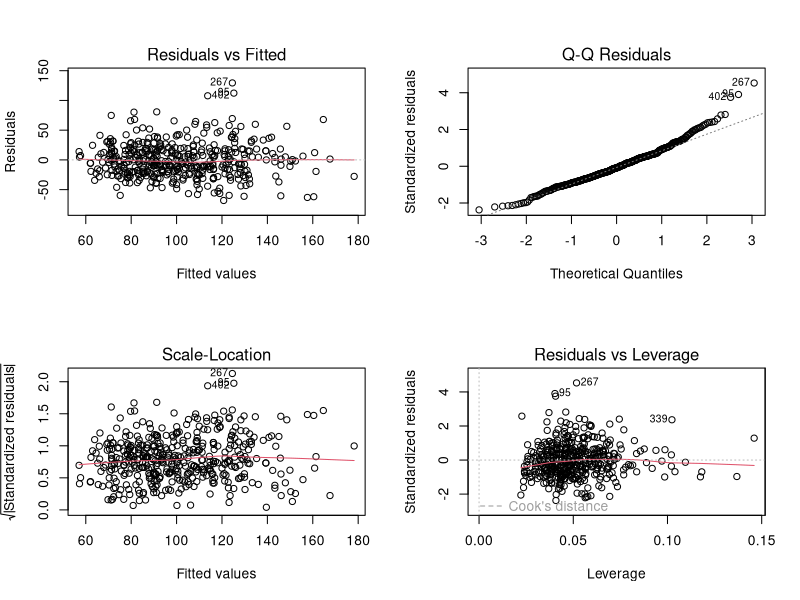
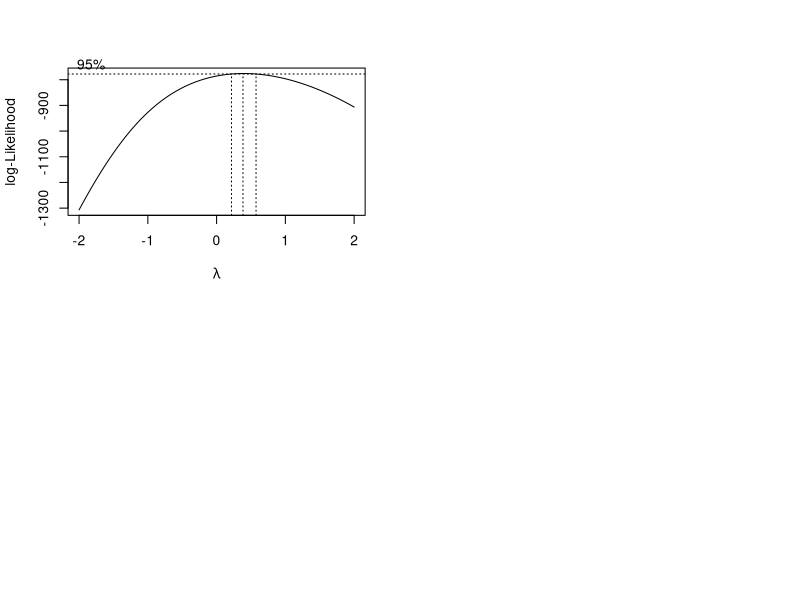
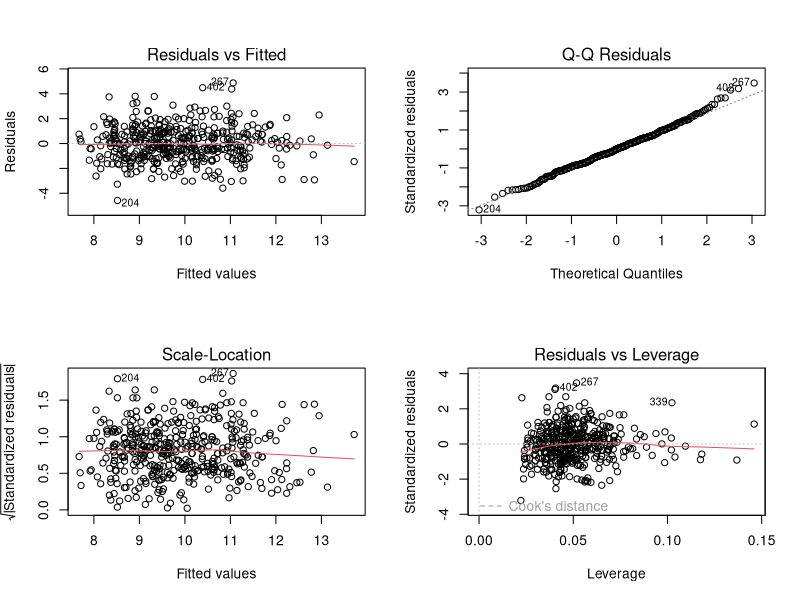
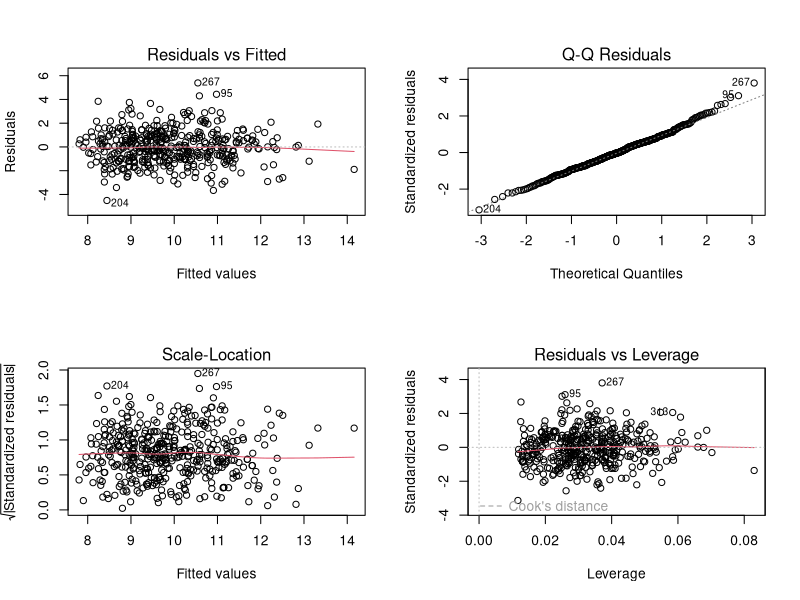
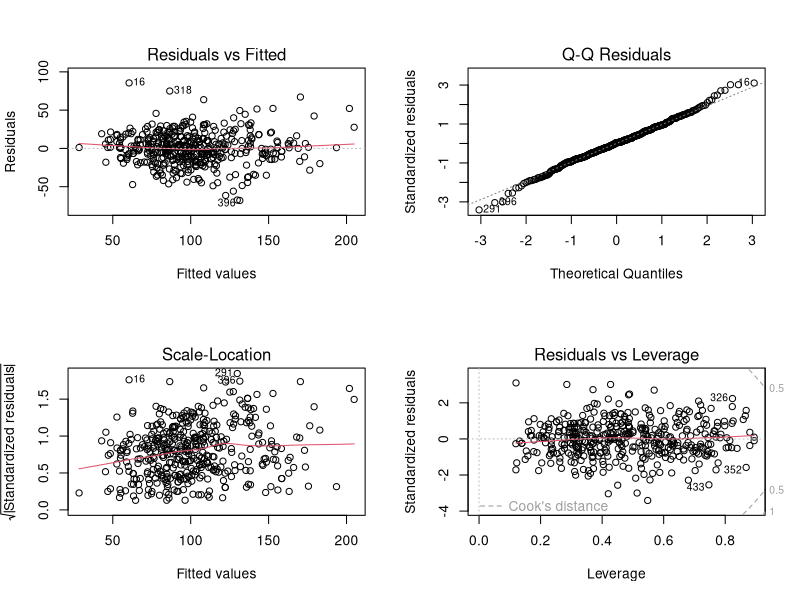
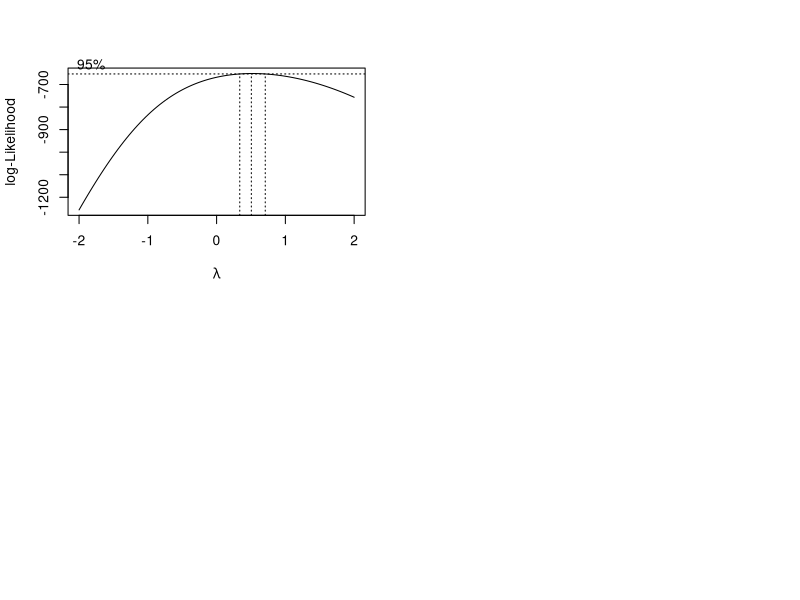
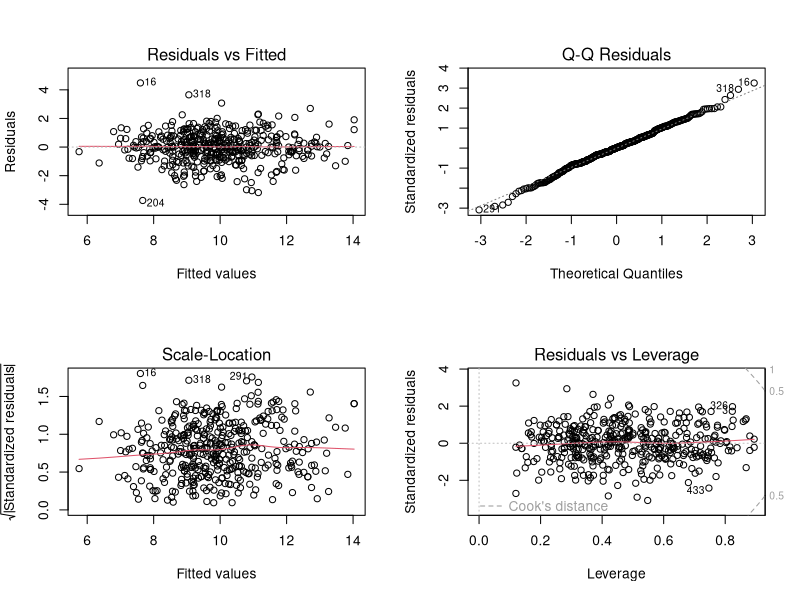
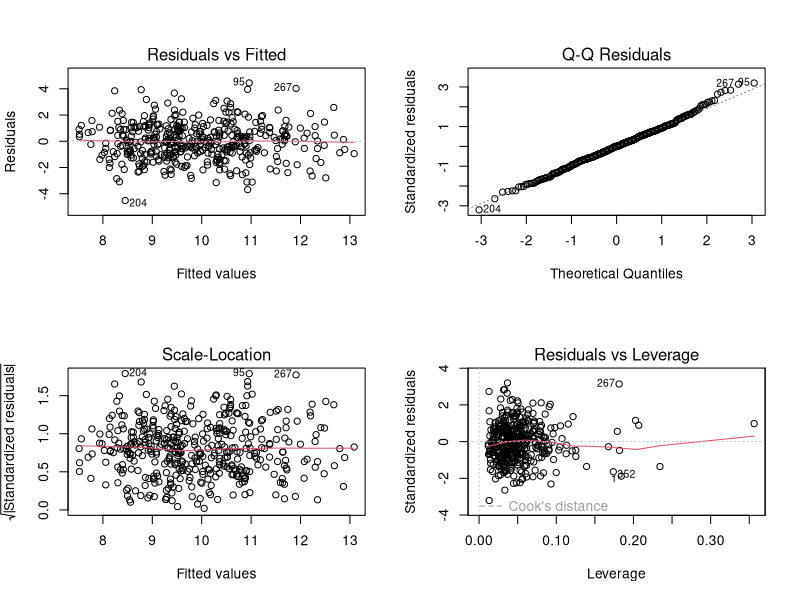

Generate these figures, in order, with R:
## ---- chunk 1
knitr::opts_chunk$set(echo = TRUE)
## ---- chunk 2
library(MASS)
library(leaps)
library(caret)
## ---- chunk 3
# import data 
df = read.csv('data/data_clean.csv')
# remove 'job_location' column
df = df[-4]

head(df)
## ---- chunk 4
# change categorical variables to R Factors
df$size = as.factor(df$size)
df$python = as.factor(df$python)
df$visual_software = as.factor(df$visual_software)
df$ML_software = as.factor(df$ML_software)
df$spark = as.factor(df$spark)
df$aws = as.factor(df$aws)
df$excel = as.factor(df$excel)
df$sql = as.factor(df$sql)
df$sas = as.factor(df$sas)
df$hadoop = as.factor(df$hadoop)
df$degree = as.factor(df$degree)
df$in_CA = as.factor(df$in_CA)
df$senior_status = as.factor(df$senior_status)
## ---- chunk 5
#Fit First order model with full data
model1 = lm(avg_salary_k~., data=df)
summary(model1)
## ---- chunk 6
# Model diagnostics
par(mfrow=c(2, 2))
plot(model1)
## ---- chunk 7
boxcox(model1, data=df)
## ---- chunk 8
#create new dataset called df_sqrtY with sqrt(Y) as avg_salary_k
df_sqrtY = df
df_sqrtY$avg_salary_k = sqrt(df$avg_salary_k)
## ---- chunk 9
model1_sqrt = lm(avg_salary_k~., data=df_sqrtY)
summary(model1_sqrt)
## ---- chunk 10
# model diagnostics
par(mfrow=c(2, 2))
plot(model1_sqrt)
## ---- chunk 11
fit0 = lm(avg_salary_k~1, data=df_sqrtY)
step.aic = stepAIC(fit0, scope=list(upper=model1_sqrt, lower=fit0), trace=FALSE)
step.aic$anova
## ---- chunk 12
# fit the selected model
model1_sqrt_aic = lm(avg_salary_k ~ senior_status + in_CA + python + degree + visual_software + 
    age + rating + sas + aws + ML_software + excel + hadoop, data=df_sqrtY)
summary(model1_sqrt_aic)
## ---- chunk 13
# model diagnostics
par(mfrow=c(2, 2))
plot(model1_sqrt_aic)
## ---- chunk 14
# Second order interaction model
model2 = lm(avg_salary_k~(.)^2, data=df)
summary(model2)
## ---- chunk 15
# model diagnostics
par(mfrow=c(2, 2))
plot(model2)
## ---- chunk 16
boxcox(model2, data=df)
## ---- chunk 17
# Second order interaction model
model2_sqrt = lm(avg_salary_k~(.)^2, data=df_sqrtY)
summary(model2_sqrt)
## ---- chunk 18
# model diagnostics
par(mfrow=c(2, 2))
plot(model2_sqrt)
## ---- chunk 19
fit0 = lm(avg_salary_k~1, data=df_sqrtY)
step.aic = stepAIC(fit0, scope=list(upper=model2_sqrt, lower=fit0), trace=FALSE)
step.aic$anova
## ---- chunk 20
# fit selected model
model2_sqrt_aic = lm(avg_salary_k ~ senior_status + in_CA + python + degree + visual_software + 
    age + rating + sas + aws + ML_software + hadoop + sql + python:aws + 
    in_CA:ML_software + age:ML_software + age:rating + python:rating + 
    visual_software:hadoop + python:hadoop + sas:sql, data=df_sqrtY)
summary(model2_sqrt_aic)
## ---- chunk 21
# model diagnostics
par(mfrow=c(2, 2))
plot(model2_sqrt_aic)
## ---- chunk 22
#Bonferonni outlier test
require(car)
# return 
outlierTest(model2_sqrt_aic,cutoff=0.05,nmax=15)
## ---- chunk 23
#Cook's distance
library(base)
Cookvalue=4/(length(df_sqrtY$avg_salary_k*summary(model2_sqrt_aic)$df[2])) #Cook's distance threshold model 2
paste("Cook's distance value is :", Cookvalue)
## ---- chunk 24
cooks.distance(model2_sqrt_aic)[204] #Cook's distance for our outlier from the Bonferonni test
## ---- chunk 25
# check for points outlying in X
leverage = influence(model2_sqrt_aic)$hat # leverage values
list=leverage[leverage > 2*length(model2_sqrt_aic$coefficients)/length(model2_sqrt_aic$residuals)] #outliers in X
list
## ---- chunk 26
#Cook's distance
Cooks_distances=cooks.distance(model2_sqrt_aic)[attributes(list)$names] #
High_influence_vars=Cooks_distances[Cooks_distances>Cookvalue]
High_influence_vars
## ---- chunk 27
# remove outliers from df_sqrtY and create new df_out
df_out = df_sqrtY[-c(as.numeric(attributes(High_influence_vars)$names)), ]
head(df_out)
## ---- chunk 28
model2_sqrt_aic_out = lm(avg_salary_k ~ senior_status + in_CA + python + degree + visual_software + 
    age + rating + sas + aws + ML_software + hadoop + sql + python:aws + 
    in_CA:ML_software + age:ML_software + age:rating + python:rating + 
    visual_software:hadoop + python:hadoop + sas:sql, data = df_out)
summary = summary(model2_sqrt_aic_out)
summary
## ---- chunk 29
anova(model2_sqrt_aic_out)
## ---- chunk 30
par(mfrow=c(2, 2))
plot(model2_sqrt_aic_out)
## ---- chunk 31
#Confidence Interval
Estimate = summary$coefficients[,1]
n=length(df_out$avg_salary_k)
s=summary$coefficients[,2]
margin = s*qt(0.975,df=n-2)
Lower_Bound = Estimate-s
Upper_Bound =Estimate+s
Confidence_Intervals=round(cbind(Lower_Bound,Estimate,Upper_Bound),3)
Confidence_Intervals
## ---- chunk 32
x=1:length(Estimate)
data=data.frame(x,Estimate)

require(ggplot2)
ggplot(data,aes(x=x, y=Estimate)) + geom_point() + geom_errorbar(aes(ymin = Lower_Bound, ymax = Upper_Bound)) + labs(title="Confidence Intervals of Coefficients",
       x="Beta Coefficient", 
       y="Value")
## ---- chunk 33
# Press P
LOOCV = train(avg_salary_k ~ senior_status + in_CA + python + degree + visual_software + 
    age + rating + sas + aws + ML_software + hadoop + sql + python:aws + 
    in_CA:ML_software + age:ML_software + age:rating + python:rating + 
    visual_software:hadoop + python:hadoop + sas:sql, data = df_out, method = "lm", trControl = trainControl(method = "LOOCV"))
MSE_LOOCV=as.numeric(LOOCV$results[2]^2)
PressP=MSE_LOOCV*n
PressP
## ---- chunk 34
SSE=summary(model2_sqrt_aic_out)$sigma^2*n
SSE
